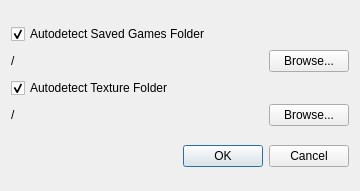
<?xml version="1.0" encoding="UTF-8"?>
<ui version="4.0">
 <class>SettingsDialog</class>
 <widget class="QDialog" name="SettingsDialog">
  <property name="geometry">
   <rect>
    <x>0</x>
    <y>0</y>
    <width>360</width>
    <height>191</height>
   </rect>
  </property>
  <property name="windowTitle">
   <string>Settings</string>
  </property>
  <layout class="QGridLayout" name="gridLayout">
   <item row="0" column="0">
    <layout class="QVBoxLayout" name="verticalLayout" stretch="0,0,0,0">
     <property name="sizeConstraint">
      <enum>QLayout::SetFixedSize</enum>
     </property>
     <item>
      <widget class="QCheckBox" name="defaultSavePath">
       <property name="text">
        <string>Autodetect Saved Games Folder</string>
       </property>
       <property name="checked">
        <bool>true</bool>
       </property>
      </widget>
     </item>
     <item>
      <layout class="QHBoxLayout" name="horizontalLayout_3">
       <item>
        <widget class="QLabel" name="savePath">
         <property name="sizePolicy">
          <sizepolicy hsizetype="Expanding" vsizetype="Preferred">
           <horstretch>0</horstretch>
           <verstretch>0</verstretch>
          </sizepolicy>
         </property>
         <property name="text">
          <string>/</string>
         </property>
        </widget>
       </item>
       <item>
        <widget class="QPushButton" name="saveBrowse">
         <property name="text">
          <string>Browse...</string>
         </property>
        </widget>
       </item>
      </layout>
     </item>
     <item>
      <widget class="QCheckBox" name="defaultTexturePath">
       <property name="text">
        <string>Autodetect Texture Folder</string>
       </property>
       <property name="checked">
        <bool>true</bool>
       </property>
      </widget>
     </item>
     <item>
      <layout class="QHBoxLayout" name="horizontalLayout">
       <item>
        <widget class="QLabel" name="texturePath">
         <property name="sizePolicy">
          <sizepolicy hsizetype="Expanding" vsizetype="Preferred">
           <horstretch>0</horstretch>
           <verstretch>0</verstretch>
          </sizepolicy>
         </property>
         <property name="text">
          <string>/</string>
         </property>
        </widget>
       </item>
       <item>
        <widget class="QPushButton" name="textureBrowse">
         <property name="text">
          <string>Browse...</string>
         </property>
        </widget>
       </item>
      </layout>
     </item>
    </layout>
   </item>
   <item row="1" column="0">
    <widget class="QDialogButtonBox" name="buttonBox">
     <property name="orientation">
      <enum>Qt::Horizontal</enum>
     </property>
     <property name="standardButtons">
      <set>QDialogButtonBox::Cancel|QDialogButtonBox::Ok</set>
     </property>
    </widget>
   </item>
  </layout>
 </widget>
 <resources/>
 <connections>
  <connection>
   <sender>buttonBox</sender>
   <signal>accepted()</signal>
   <receiver>SettingsDialog</receiver>
   <slot>accept()</slot>
   <hints>
    <hint type="sourcelabel">
     <x>248</x>
     <y>254</y>
    </hint>
    <hint type="destinationlabel">
     <x>157</x>
     <y>274</y>
    </hint>
   </hints>
  </connection>
  <connection>
   <sender>buttonBox</sender>
   <signal>rejected()</signal>
   <receiver>SettingsDialog</receiver>
   <slot>reject()</slot>
   <hints>
    <hint type="sourcelabel">
     <x>316</x>
     <y>260</y>
    </hint>
    <hint type="destinationlabel">
     <x>286</x>
     <y>274</y>
    </hint>
   </hints>
  </connection>
  <connection>
   <sender>saveBrowse</sender>
   <signal>clicked()</signal>
   <receiver>SettingsDialog</receiver>
   <slot>browseWorlds()</slot>
   <hints>
    <hint type="sourcelabel">
     <x>330</x>
     <y>72</y>
    </hint>
    <hint type="destinationlabel">
     <x>199</x>
     <y>111</y>
    </hint>
   </hints>
  </connection>
  <connection>
   <sender>textureBrowse</sender>
   <signal>clicked()</signal>
   <receiver>SettingsDialog</receiver>
   <slot>browseTextures()</slot>
   <hints>
    <hint type="sourcelabel">
     <x>330</x>
     <y>139</y>
    </hint>
    <hint type="destinationlabel">
     <x>199</x>
     <y>111</y>
    </hint>
   </hints>
  </connection>
  <connection>
   <sender>defaultSavePath</sender>
   <signal>toggled(bool)</signal>
   <receiver>SettingsDialog</receiver>
   <slot>toggleWorlds(bool)</slot>
   <hints>
    <hint type="sourcelabel">
     <x>199</x>
     <y>38</y>
    </hint>
    <hint type="destinationlabel">
     <x>199</x>
     <y>111</y>
    </hint>
   </hints>
  </connection>
  <connection>
   <sender>defaultTexturePath</sender>
   <signal>toggled(bool)</signal>
   <receiver>SettingsDialog</receiver>
   <slot>toggleTextures(bool)</slot>
   <hints>
    <hint type="sourcelabel">
     <x>199</x>
     <y>106</y>
    </hint>
    <hint type="destinationlabel">
     <x>199</x>
     <y>111</y>
    </hint>
   </hints>
  </connection>
 </connections>
 <slots>
  <slot>browseTextures()</slot>
  <slot>browseWorlds()</slot>
  <slot>toggleTextures(bool)</slot>
  <slot>toggleWorlds(bool)</slot>
 </slots>
</ui>
